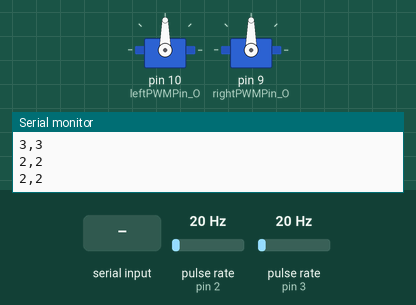
Simulated run of this sketch. Board: Arduino Uno, built with avr-gcc and run on an emulated ATmega328P. On the bench: 2 × servo, the last lines printed to the serial monitor. Wiring (inferred from the names in the program): 2 × pulse sensor: data pin 2 / data pin 3. The test bench sets the inputs (shaded band); at power-on: pulse rate (sensors on pin 2, pin 3) 20 Hz.

Above: at 1.2 s.
1.3 s: "90,45\n" received over Serial
At 1.5 s:
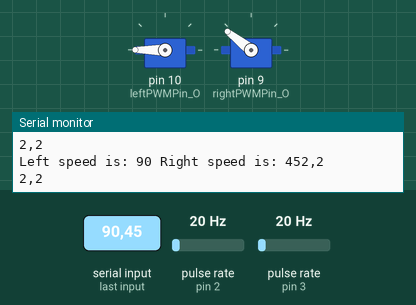
At 2.8 s:
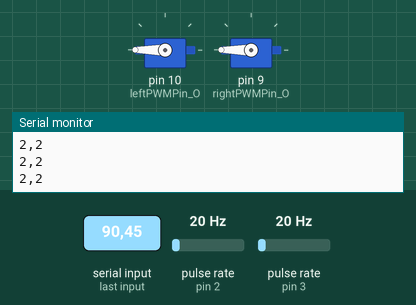
3.1 s: "1,90\n" received over Serial
At 3.68 s:
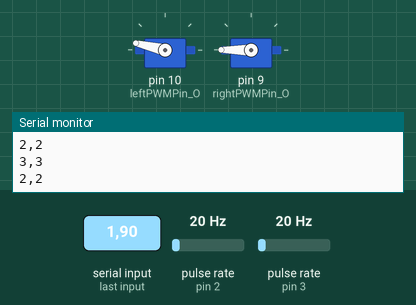
6.1 s: pulse rate (sensor on pin 2) set to 50 Hz
Timing chart, 0 to 9.1 s (numbered marks = the images above; inputs shaded):
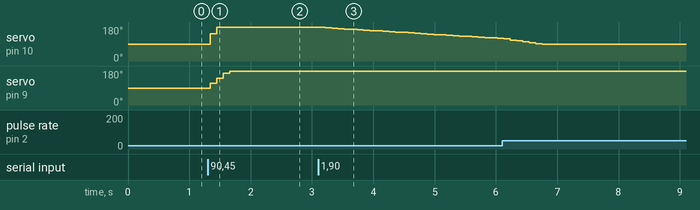

Measured:
- after the input at 1.3 s, servo on pin 10 (leftPWMPin_O): 90° → 145° at once, → 180° 0.10 s later; servo on pin 9 (rightPWMPin_O): 90° → 116° at once, → 142° 0.10 s later, → 168° 0.10 s later, → 180° 0.10 s later
- after the input at 3.1 s, servo on pin 10 (leftPWMPin_O): moves from 180° to 120° over 2.9 s, starting at once

The sketch:

MotorControlVel_v2.ino
```cpp
#include <Servo.h>

//
// Pin assignments
//

const byte leftSensorPin_I  = 2;
const byte rightSensorPin_I = 3;
const byte leftPWMPin_O  = 10;
const byte rightPWMPin_O = 9;

//
// Constants
//

const unsigned int maxRPM = 120;
//const unsigned int wheelCircum = 785; //mm (Wheel diameter is 25cm)
const unsigned int pulsesPerRevolution = 192;
const unsigned int pidPeriod = 200; //ms

//
// Create Servo objects
//

Servo leftWheelServo;
Servo rightWheelServo;

//
// Global variables
//


float leftKp  = 0;//0.2;
float leftKi  = 1;//0.5;
float rightKp = 0;
float rightKi = 1;

volatile int leftSensorPIDCount  = 0;
volatile int rightSensorPIDCount = 0;

volatile int leftSensorDistanceCount = 0;
volatile int rightSensorDistanceCount = 0;

volatile int leftError = 0;
volatile int rightError = 0;

volatile int leftLastError = 0;
volatile int rightLastError = 0;

volatile int leftOffset = 0;
volatile int rightOffset = 0;

volatile int desiredSpeed = 60;

volatile int desiredLeftPIDCount = 0;
volatile int desiredRightPIDCount = 0;

boolean leftDirection = 0; // 0 - forward, 1 - backward
boolean rightDirection = 0; // 0 - forward, 1 - backward

int skip = 0;
int leftSerialSpeed = 0;
int rightSerialSpeed = 0;

int timercount=0;

//
// Intial Setup
//

void setup() {

  // Set up hardware interrupts
  attachInterrupt(digitalPinToInterrupt(leftSensorPin_I) , leftSensorISR , FALLING);
  attachInterrupt(digitalPinToInterrupt(rightSensorPin_I), rightSensorISR, FALLING);

  // Set up timer interrupt
  TCCR2A = 0;
  TCCR2B = 0;
  TCNT2 = 0;

  OCR2A = 124; // Compare value

  TCCR2A |= (1 << WGM21);
  TCCR2B |= (1 << CS22) | (1 << CS21) | (1 << CS20); // 1024 prescaler
  TIMSK2 |= (1 << OCIE2A);

  // Set up outputs
  leftWheelServo.attach(leftPWMPin_O);
  rightWheelServo.attach(rightPWMPin_O);

  leftWheelServo.write(90);
  rightWheelServo.write(90);

  // Initialise serial communication
  Serial.begin(19200);
}

//
// Hardware Interrupts for counting rotary encoder pulses
//

void leftSensorISR () {
  leftSensorPIDCount ++;
  leftSensorDistanceCount ++;
}

void rightSensorISR () {
  rightSensorPIDCount ++;
  rightSensorDistanceCount ++;
}

//
// PID Controller - for both wheels
//

ISR (TIMER2_COMPA_vect) {

  sei(); //Re-enable all interrupts

  if (timercount >= 12) {

  leftError = desiredLeftPIDCount - leftSensorPIDCount;
  rightError = desiredRightPIDCount - rightSensorPIDCount;
  Serial.print(leftSensorPIDCount);
  Serial.print(",");
  Serial.println(rightSensorPIDCount);

  leftSensorPIDCount = 0;
  rightSensorPIDCount = 0;

  leftOffset  += (leftKp  * abs((leftError  - leftLastError ))) + (leftKi  * leftError );
  rightOffset += (rightKp * abs((rightError - rightLastError))) + (rightKi * rightError);

  leftLastError = leftError;
  rightLastError = rightError;

  leftOffset = constrain(leftOffset, 0, 90 - (leftDirection * 30)); // If forwards, then 0-90. If backwards, then 0-60
  rightOffset = constrain(rightOffset, 0, 90 - (rightDirection * 30));

  if (leftDirection == 0){
    leftWheelServo.write(90 + leftOffset);
  } else {
    leftWheelServo.write(90 - leftOffset);
  }
  if (rightDirection == 0){
    rightWheelServo.write(90 + rightOffset);
  } else {
    rightWheelServo.write(90 - rightOffset);
  }

  timercount = 0;
  } else {
    timercount++;
  }
}

void moveRobot (int left, int right) {
  if (left >= 0) {
    leftDirection = 0;
  } else {
    leftDirection = 1;
  }
  if (right >= 0) {
    rightDirection = 0;
  } else {
    rightDirection = 1;
  }

 desiredLeftPIDCount = (abs(left) / (float)60) * pulsesPerRevolution / (float)(1000 / pidPeriod);
 desiredRightPIDCount = (abs(right) / (float)60) * pulsesPerRevolution / (float)(1000 / pidPeriod);

//      Serial.print(" - Left count is: ");
//      Serial.print(desiredLeftPIDCount);
//
//      Serial.print(" Right count is: ");
//      Serial.println(desiredRightPIDCount);

}


// Set Speed function - sets the forward/reverse speed in rpm - not intended to be used in normal operation, only for testing
void setSpeed (int speed) {
  if ((speed >= 0) && (speed <= maxRPM)) {
    desiredSpeed = speed;
  } else {
    desiredSpeed = 0;
    Serial.print("Error, invalid speed set. Speed must be between 0 and ");
    Serial.println(maxRPM);
  }

}

void stopMoving () {
  desiredLeftPIDCount = 0;
  desiredRightPIDCount = 0;
}

//
// Main Loop
//

void loop() {

  if (Serial.available() >= 4) {
      leftSerialSpeed = Serial.parseInt();
      skip = Serial.read();
      rightSerialSpeed = Serial.parseInt();
      skip = Serial.read();

      Serial.print("Left speed is: ");
      Serial.print(leftSerialSpeed);
      Serial.print(" Right speed is: ");
      Serial.print(rightSerialSpeed);

      moveRobot(leftSerialSpeed, rightSerialSpeed);
  }

}
```
